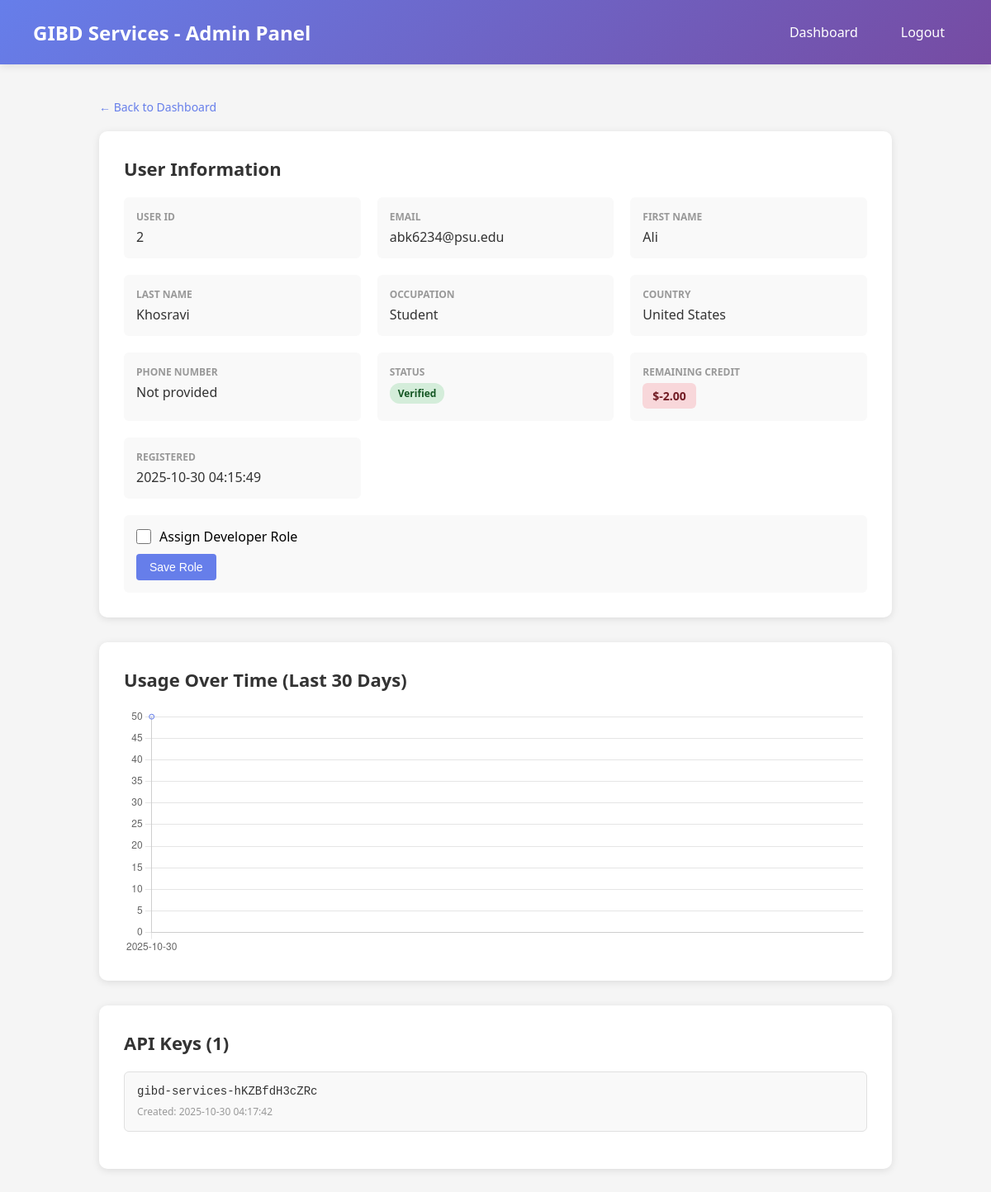
Page /admin/user/2 (signed in) on the committed database.
### tables this page shows
CREATE TABLE users (
        id INTEGER PRIMARY KEY AUTOINCREMENT,
        email TEXT UNIQUE NOT NULL,
        password TEXT NOT NULL,
        first_name TEXT NOT NULL,
        last_name TEXT NOT NULL,
        country TEXT,
        phone_number TEXT,
        occupation TEXT,
        role TEXT DEFAULT 'user',
        is_admin INTEGER DEFAULT 0,
        is_verified INTEGER DEFAULT 0,
        verification_token TEXT,
        password_reset_token TEXT,
        password_reset_expires TIMESTAMP,
        remaining_credit REAL DEFAULT 50.0,
        created_at TIMESTAMP DEFAULT CURRENT_TIMESTAMP
    );

CREATE TABLE api_keys (
        id INTEGER PRIMARY KEY AUTOINCREMENT,
        user_id INTEGER NOT NULL,
        api_key TEXT UNIQUE NOT NULL,
        created_at TIMESTAMP DEFAULT CURRENT_TIMESTAMP,
        FOREIGN KEY (user_id) REFERENCES users (id)
    );

### app.py (the view)
@app.route('/admin/user/<int:user_id>')
@admin_required
def view_user(user_id):
    conn = get_db()
    user = conn.execute('SELECT * FROM users WHERE id = ?', (user_id,)).fetchone()
    if not user:
        conn.close()
        flash('User not found.', 'error')
        return redirect(url_for('admin_dashboard'))
    api_keys = conn.execute('SELECT * FROM api_keys WHERE user_id = ? ORDER BY created_at DESC',
                           (user_id,)).fetchall()
    usage_chart_data = conn.execute('''
        SELECT DATE(created_at) as date, SUM(used_tokens) as tokens
        FROM usage
        WHERE user_id = ? AND created_at >= date('now', '-30 days')
        GROUP BY DATE(created_at)
        ORDER BY date
    ''', (user_id,)).fetchall()
    conn.close()
    return render_template('view_user.html', user=user, api_keys=api_keys, usage_chart_data=usage_chart_data)

### app.py (called while the page is built)
def get_db():
    conn = sqlite3.connect('users.db')
    conn.row_factory = sqlite3.Row
    return conn

def admin_required(f):
    @wraps(f)
    def decorated_function(*args, **kwargs):
        if 'user_id' not in session:
            flash('Please log in to access this page.', 'error')
            return redirect(url_for('login'))
        conn = get_db()
        user = conn.execute('SELECT is_admin FROM users WHERE id = ?', (session['user_id'],)).fetchone()
        conn.close()
        if not user or not user['is_admin']:
            flash('Access denied. Admin privileges required.', 'error')
            return redirect(url_for('dashboard'))
        return f(*args, **kwargs)
    return decorated_function

### templates/view_user.html (shortened to what this page needs)
<!DOCTYPE html>
<html lang="en">
<head>
</head>
<body>
    <nav class="navbar">
        <h1>GIBD Services - Admin Panel</h1>
        <div class="navbar-right">
            <a href="{{ url_for('admin_dashboard') }}">Dashboard</a>
            <a href="{{ url_for('logout') }}">Logout</a>
        </div>
    </nav>
    <div class="container">
        <a href="{{ url_for('admin_dashboard') }}" class="back-link">← Back to Dashboard</a>
        <div class="card">
            <h2>User Information</h2>
            <div class="user-info">
                <div class="info-item">
                    <div class="info-label">User ID</div>
                    <div class="info-value">{{ user['id'] }}</div>
                </div>
                <div class="info-item">
                    <div class="info-label">Email</div>
                    <div class="info-value">{{ user['email'] }}</div>
                </div>
                <div class="info-item">
                    <div class="info-label">First Name</div>
                    <div class="info-value">{{ user['first_name'] }}</div>
                </div>
                <div class="info-item">
                    <div class="info-label">Last Name</div>
                    <div class="info-value">{{ user['last_name'] }}</div>
                </div>
                <div class="info-item">
                    <div class="info-label">Occupation</div>
                    <div class="info-value">{{ user['occupation'] or 'Not provided' }}</div>
                </div>
                <div class="info-item">
                    <div class="info-label">Country</div>
                    <div class="info-value">{{ user['country'] or 'Not provided' }}</div>
                </div>
                <div class="info-item">
                    <div class="info-label">Phone Number</div>
                    <div class="info-value">{{ user['phone_number'] or 'Not provided' }}</div>
                </div>
                <div class="info-item">
                    <div class="info-label">Status</div>
                    <div class="info-value">
                        {% if user['is_verified'] %}
                            <span class="badge badge-success">Verified</span>
                        {% else %}
                            <span class="badge badge-warning">Pending Verification</span>
                        {% endif %}
                    </div>
                </div>
                <div class="info-item">
                    <div class="info-label">Remaining Credit</div>
                    <div class="info-value">
                        {% if user['remaining_credit'] > 10 %}
                            <span class="credit-badge credit-positive">${{ "%.2f"|format(user['remaining_credit']) }}</span>
                        {% elif user['remaining_credit'] > 0 %}
                            <span class="credit-badge credit-low">${{ "%.2f"|format(user['remaining_credit']) }}</span>
                        {% else %}
                            <span class="credit-badge credit-negative">${{ "%.2f"|format(user['remaining_credit']) }}</span>
                        {% endif %}
                    </div>
                </div>
                <div class="info-item">
                    <div class="info-label">Registered</div>
                    <div class="info-value">{{ user['created_at'] }}</div>
                </div>
            </div>
            <form method="POST" action="{{ url_for('update_user_role', user_id=user['id']) }}" class="role-form">
                <label class="checkbox-label">
                    <input type="checkbox" name="is_developer" {% if user['role'] == 'developer' %}checked{% endif %}>
                    <span>Assign Developer Role</span>
                </label>
                <button type="submit" class="save-btn">Save Role</button>
            </form>
        </div>
        <div class="card">
            <h2>Usage Over Time (Last 30 Days)</h2>
            {% if usage_chart_data %}
                <div class="chart-container">
                    <canvas id="usageChart"></canvas>
                </div>
            {% else %}
                <div class="no-usage">No usage data yet.</div>
            {% endif %}
        </div>
        <div class="card">
            <h2>API Keys ({{ api_keys|length }})</h2>
            <div class="api-key-list">
                {% if api_keys %}
                    {% for key in api_keys %}
                    <div class="api-key-item">
                        <div class="api-key-value">{{ key['api_key'] }}</div>
                        <div class="api-key-date">Created: {{ key['created_at'] }}</div>
                    </div>
                    {% endfor %}
                {% else %}
                    <div class="no-keys">No API keys generated yet.</div>
                {% endif %}
            </div>
        </div>
    </div>
    <script>
        {% if usage_chart_data %}
        const ctx = document.getElementById('usageChart').getContext('2d');
        const usageChart = new Chart(ctx, {
            type: 'line',
            data: {
                labels: [{% for data in usage_chart_data %}'{{ data["date"] }}'{% if not loop.last %}, {% endif %}{% endfor %}],
                datasets: [{
                    label: 'Tokens Used',
                    data: [{% for data in usage_chart_data %}{{ data["tokens"] }}{% if not loop.last %}, {% endif %}{% endfor %}],
                    borderColor: '#667eea',
                    backgroundColor: 'rgba(102, 126, 234, 0.1)',
                    tension: 0.4,
                    fill: true
                }]
            },
            options: {
                responsive: true,
                maintainAspectRatio: false,
                plugins: {
                    legend: {
                        display: false
                    }
                },
                scales: {
                    y: {
                        beginAtZero: true,
                        ticks: {
                            callback: function(value) {
                                return value.toLocaleString();
                            }
                        }
                    }
                }
            }
        });
        {% endif %}
    </script>
</body>
</html>

### templates/view_user.html (style rules this page uses)
* { margin: 0; padding: 0; box-sizing: border-box; }
body { font-family: 'Segoe UI', Tahoma, Geneva, Verdana, sans-serif; background: #f5f5f5; min-height: 100vh; }
.navbar { background: linear-gradient(135deg, #667eea 0%, #764ba2 100%); color: white; padding: 20px 40px; display: flex; justify-content: space-between; align-items: center; box-shadow: 0 2px 10px rgba(0, 0, 0, 0.1); }
.navbar h1 { font-size: 24px; }
.navbar-right { display: flex; gap: 20px; align-items: center; }
.navbar a { color: white; text-decoration: none; padding: 8px 16px; border-radius: 5px; transition: background 0.3s; }
.container { max-width: 1000px; margin: 40px auto; padding: 0 20px; }
.back-link { display: inline-block; color: #667eea; text-decoration: none; margin-bottom: 20px; font-size: 14px; }
.card { background: white; border-radius: 10px; padding: 30px; box-shadow: 0 2px 10px rgba(0, 0, 0, 0.1); margin-bottom: 30px; }
.card h2 { color: #333; margin-bottom: 20px; font-size: 22px; }
.user-info { display: grid; grid-template-columns: repeat(auto-fit, minmax(250px, 1fr)); gap: 20px; }
.info-item { padding: 15px; background: #f9f9f9; border-radius: 6px; }
.info-label { font-size: 12px; color: #999; margin-bottom: 5px; text-transform: uppercase; font-weight: 600; }
.info-value { font-size: 16px; color: #333; font-weight: 500; }
.badge { display: inline-block; padding: 4px 10px; border-radius: 12px; font-size: 12px; font-weight: 600; }
.badge-success { background: #d4edda; color: #155724; }
.api-key-list { margin-top: 20px; }
.api-key-item { background: #f9f9f9; border: 1px solid #e0e0e0; border-radius: 6px; padding: 15px; margin-bottom: 15px; }
.api-key-value { font-family: 'Courier New', monospace; color: #333; font-size: 14px; word-break: break-all; margin-bottom: 8px; }
.api-key-date { font-size: 12px; color: #999; }
.credit-badge { display: inline-block; padding: 6px 12px; border-radius: 6px; font-size: 14px; font-weight: 600; }
.credit-negative { background: #f8d7da; color: #721c24; }
.chart-container { position: relative; height: 300px; margin-top: 20px; }
.role-form { margin-top: 20px; padding: 15px; background: #f9f9f9; border-radius: 6px; }
.checkbox-label { display: flex; align-items: center; gap: 10px; cursor: pointer; }
.checkbox-label input[type="checkbox"] { width: 18px; height: 18px; cursor: pointer; }
.save-btn { margin-top: 10px; padding: 8px 16px; background: #667eea; color: white; border: none; border-radius: 4px; cursor: pointer; font-size: 14px; }

### rows in the picture
users: id "2", email "abk6234@psu.edu", first_name "Ali", last_name "Khosravi", occupation "Student", country "United States", phone_number "Not provided", remaining_credit "-2.00", created_at "2025-10-30 04:15:49"
api_keys: api_key "gibd-services-hKZBfdH3cZRc", created_at "2025-10-30 04:17:42"

### other values in the picture
{{ api_keys|length }} "1"
chart data {{ data["date"] }} 2025-10-30
chart data {{ data["tokens"] }} 50
